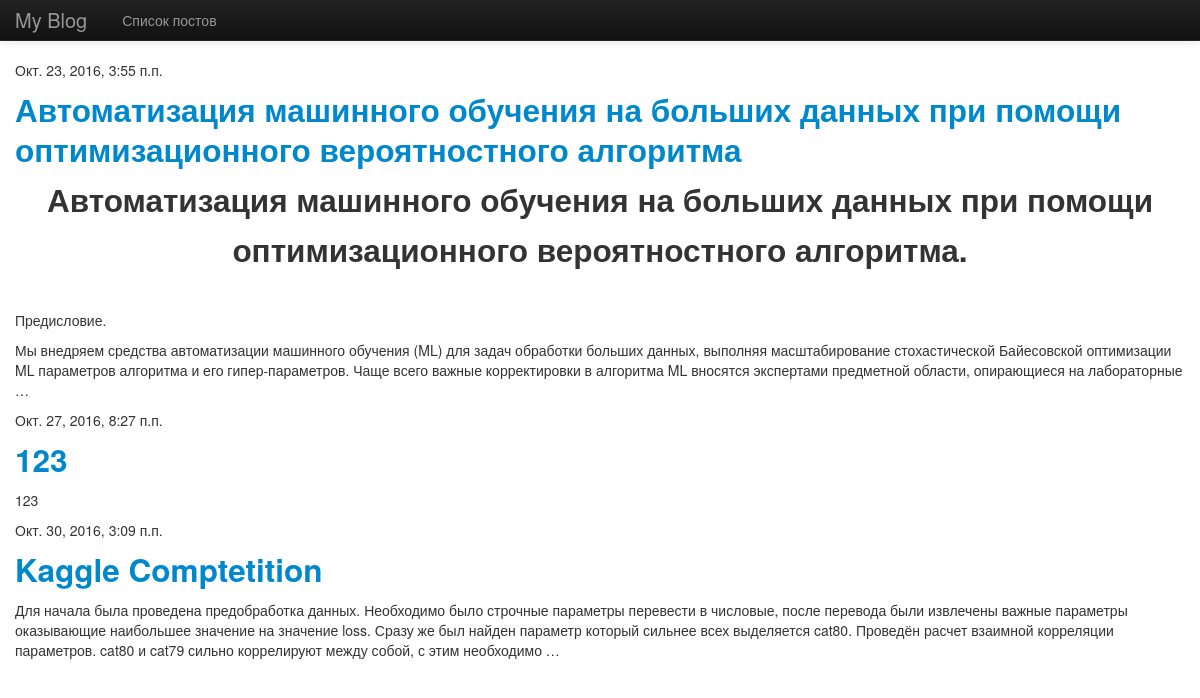
/blog/, run on an earlier commit of the app's database.
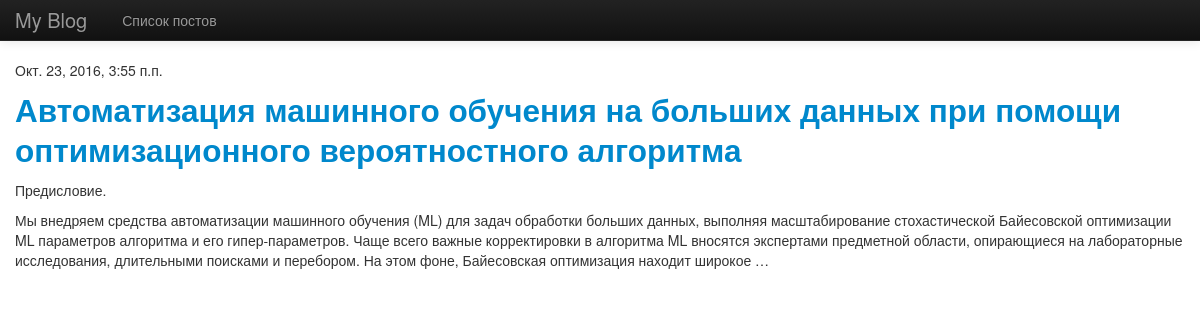
And on a later commit of the database.
### blog/models.py (models this page shows, shortened)
class Post(models.Model):
    title = models.CharField(max_length=255)
    datetime = models.DateTimeField(u'Date')
    is_draft = models.BooleanField(default=True)
    content = RichTextUploadingField(blank=True, default='', config_name='default')
    def get_absolute_url(self):
        return "/blog/%i/" % self.id

### blog/views.py (the view)
class PostsListView(ListView):
    model = Post

### blog/templates/blog/post_list.html
{% extends 'blog/base.html' %}
{% block content %}
    {% for post in object_list %}
        {% if not post.is_draft %}
            <p>{{ post.datetime }}</p>
            <h2><a href="{{ post.get_absolute_url }}">{{ post.title }}</a></h2>
            <p>{{post.content | truncatewords_html:50 | safe}}</p>
        {% endif %}
    {% empty %}
    <p>Нет постов</p>
    {% endfor %}
{% endblock %}

### blog/templates/blog/base.html (shortened to what this page needs)
<!DOCTYPE html>
{% load static %}
<html lang="ru">
    <head>
        <link href={% static "bootstrap/css/bootstrap.css" %} rel="stylesheet">
        <link href={% static "bootstrap/css/bootstrap-responsive.css" %} rel="stylesheet">
    </head>
<body>
<div class="navbar navbar-inverse navbar-fixed-top">
    <div class="navbar-inner">
        <div class="container">
            <div class="brand">
            <a href="{% url 'list' %}" style="color: #999999"> My Blog</a>
            </div>
            <ul class="nav">
                <li><a href="{% url 'list' %}" class="">Список постов</a></li>
            </ul>
        </div>
    </div>
</div>
<div class="container">
     {% block content %}Empty page{% endblock %}
</div>
</body>
</html>

### blog/templates/blog/base.html (style rules this page uses)
body { padding-top: 60px; }

What changed in the data, as far as the page shows it:
no longer on this page (row edited): Post: datetime "Окт. 27, 2016, 8:27 п.п.", title "123", content "123"
no longer on this page (row edited): Post: datetime "Окт. 30, 2016, 3:09 п.п.", title "Kaggle Comptetition", content "Для начала была проведена предобработка данных. Необходимо было строчные параметры перевести в числовые, после перевода были извлечены важные параметры оказывающие наибольшее значение на значение loss. Сразу же был найден параметр который сильнее всех выделяется cat80. Проведён расчет взаимной корреляции параметров. cat80 и cat79 сильно коррелируют между собой, с этим необходимо …"
changed Post: content "Автоматизация машинного обучения на больших данных при помощи оптимизационного вероятностного алгоритма. Предисловие. Мы внедряем средства автоматизации машинного обучения (ML) для задач обработки больших данных, выполняя масштабирование стохастической Байесовской оптимизации ML параметров алгоритма и его гипер-параметров. Чаще всего важные корректировки в алгоритма ML вносятся экспертами предметной области, опирающиеся на лабораторные …" → "Предисловие. Мы внедряем средства автоматизации машинного обучения (ML) для задач обработки больших данных, выполняя масштабирование стохастической Байесовской оптимизации ML параметров алгоритма и его гипер-параметров. Чаще всего важные корректировки в алгоритма ML вносятся экспертами предметной области, опирающиеся на лабораторные исследования, длительными поисками и перебором. На этом фоне, Байесовская оптимизация находит широкое …"
